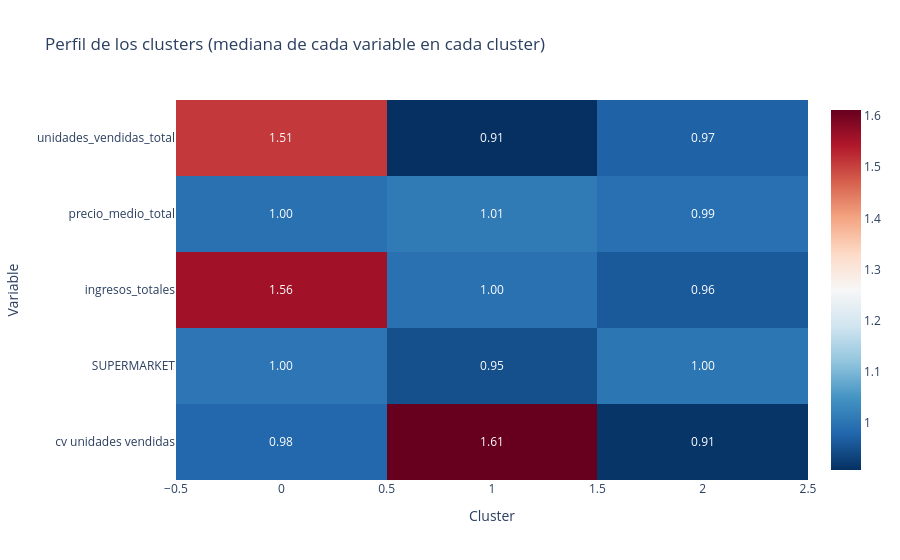

Source (notebook cell):
### Code cell
fig = px.imshow(ratio_mediana.T, text_auto=".2f", color_continuous_scale="RdBu_r", aspect="auto", title="Perfil de los clusters (mediana de cada variable en cada cluster)")
fig.update_layout( xaxis_title="Cluster", yaxis_title="Variable")
fig.show()

### Figure 1 — Plotly figure (JSON) as saved in the notebook; plotly's stock layout.template omitted (floating-point values rounded to 4 significant figures)
{"data": [{"coloraxis": "coloraxis", "hovertemplate": "cluster_kmeans: %{x}<br>y: %{y}<br>color: %{z}<extra></extra>", "name": "0", "texttemplate": "%{z:.2f}", "type": "heatmap", "x": [0, 1, 2], "xaxis": "x", "y": ["unidades_vendidas_total", "precio_medio_total", "ingresos_totales", "SUPERMARKET", "cv unidades vendidas"], "yaxis": "y", "z": [[1.509, 0.9084, 0.973], [0.9966, 1.011, 0.9938], [1.558, 0.9965, 0.9615], [1.003, 0.9483, 1.003], [0.9827, 1.612, 0.9146]]}], "layout": {"coloraxis": {"colorscale": [[0, "rgb(5,48,97)"], [0.1, "rgb(33,102,172)"], [0.2, "rgb(67,147,195)"], [0.3, "rgb(146,197,222)"], [0.4, "rgb(209,229,240)"], [0.5, "rgb(247,247,247)"], [0.6, "rgb(253,219,199)"], [0.7, "rgb(244,165,130)"], [0.8, "rgb(214,96,77)"], [0.9, "rgb(178,24,43)"], [1, "rgb(103,0,31)"]]}, "title": {"text": "Perfil de los clusters (mediana de cada variable en cada cluster)"}, "xaxis": {"anchor": "y", "domain": [0, 1], "title": {"text": "Cluster"}}, "yaxis": {"anchor": "x", "autorange": "reversed", "domain": [0, 1], "title": {"text": "Variable"}}}}
